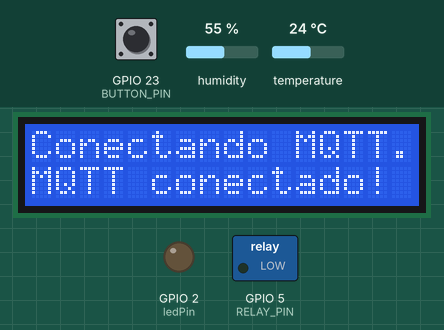
Simulated run of this sketch. Board: ESP32. Shown: 16×2 character LCD, switched loads named in the sketch (green lamp = pin HIGH), output pins drawn as LEDs (lit = HIGH). The test bench sets the inputs (shaded band); at power-on: temperature 24 °C, GPIO 23 (BUTTON_PIN) HIGH, humidity 55 %. WiFi joins after 1.5 s; servers stay silent unless stated; no MQTT or app messages arrive unless stated; what the sketch prints to the serial monitor is not drawn.

Above: at 5.3 s.
5.4 s: temperature set to 21 °C
At 7.0 s:
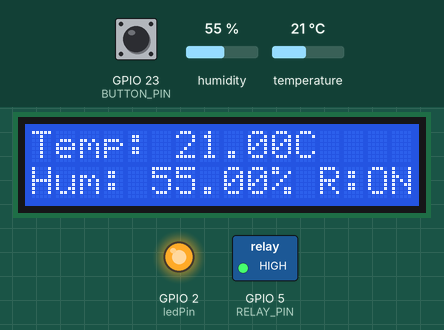
7.7 s: temperature set to 18 °C
At 8.6 s:
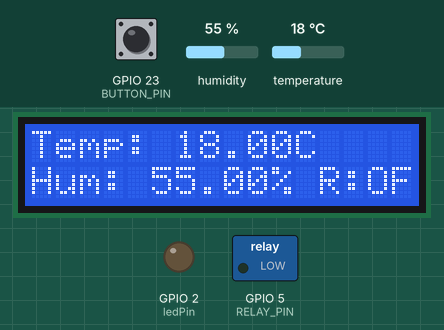
9.8 s: GPIO 23 (BUTTON_PIN) pulled LOW for 1 s
At 11.9 s:
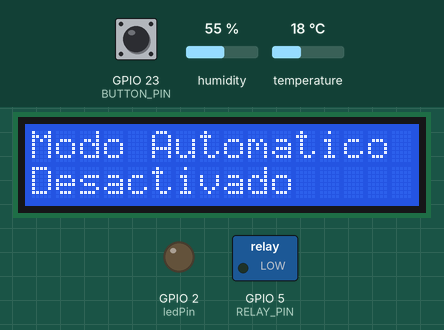
16.5 s: GPIO 23 (BUTTON_PIN) pulled LOW for 3.2 s
At 18.9 s:
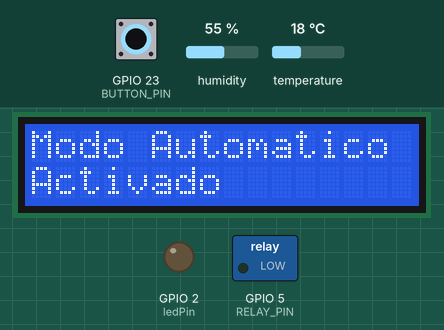
23.1 s: humidity set to 22 %
At 25.8 s:
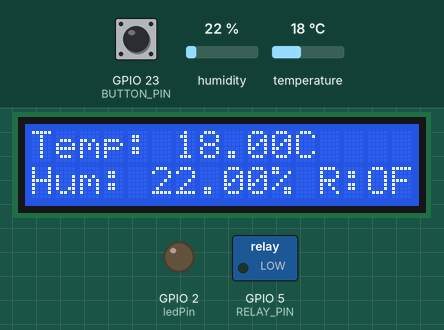
26.5 s: humidity set to 40 %
At 28.1 s:
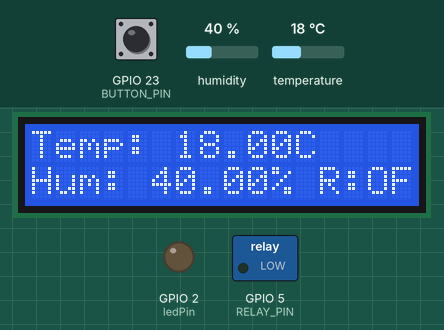
Timing chart, 0 to 29.6 s (numbered marks = the images above; inputs shaded):
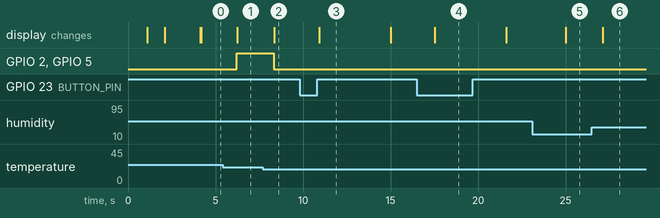

Measured:
- the behaviour switches between 20 and 19 °C on temperature (found by bisection; images 1 and 2)
- after the input at 5.4 s, the display: changes after 0.86 s (image 1)
- after the input at 7.7 s, GPIO 2 (ledPin), GPIO 5 (RELAY_PIN): HIGH → LOW after 0.62 s; the display: changes after 0.66 s (image 2)
- after the input at 9.8 s, the display: changes after 1.1 s (image 3)
- after the input at 16.5 s, the display: changes after 1.0 s (image 4)
- after the input at 23.1 s, the display: changes after 1.9 s (image 5)
- after the input at 26.5 s, the display: changes after 0.63 s (image 6)

The sketch:

main.ino
```cpp
#include <Wire.h>
#include <LiquidCrystal_PCF8574.h>
#include <WiFi.h>
#include <PubSubClient.h>
#include <DHT.h>
#include <ArduinoJson.h>
#include <OneButton.h>

// Configuración Wi-Fi
const char* ssid = "Leyton";
const char* password = "Surirancho2734";

// Configuración MQTT
const char* mqtt_server = "192.168.100.171";
const char* topic = "sensor/data";

// Configuración del DHT11
#define DHTPIN 15
#define DHTTYPE DHT11
DHT dht(DHTPIN, DHTTYPE);

// Configuración del relé
#define RELAY_PIN 5

// Configuración del LED integrado
const int ledPin = 2;

// Configuración LCD
#define LCD_I2C_ADDRESS 0x27
#define LCD_COLUMNS 16
#define LCD_ROWS 2
LiquidCrystal_PCF8574 lcd(LCD_I2C_ADDRESS);

// Configuración del botón
#define BUTTON_PIN 23
OneButton button(BUTTON_PIN, true);  // Configuración del botón (true: lógica invertida)

// WiFi y MQTT
WiFiClient espClient;
PubSubClient client(espClient);

// Variables de estado
bool relayState = false;
bool temperatureControlEnabled = true;
bool autoDisplayActive = false;  // Para controlar el mensaje temporal en la pantalla
unsigned long autoDisplayTime = 0;

// Función para actualizar el estado del relé y el LED
void updateRelayAndLED() {
  digitalWrite(RELAY_PIN, relayState ? HIGH : LOW);
  digitalWrite(ledPin, relayState ? HIGH : LOW);
  updateLCD();
  logToSerial();
}

// Función para actualizar la pantalla LCD
void updateLCD() {
  if (autoDisplayActive) {
    return;  // No actualizar la pantalla si el mensaje de "Auto" está activo
  }

  lcd.clear();
  lcd.setCursor(0, 0);
  lcd.print("Temp: ");
  lcd.print(dht.readTemperature());
  lcd.print("C");

  lcd.setCursor(0, 1);
  lcd.print("Hum: ");
  lcd.print(dht.readHumidity());
  lcd.print("% R:");
  lcd.print(relayState ? "ON" : "OFF");
}

// Función para mostrar el estado del modo automático
void displayAutoState() {
  lcd.clear();
  lcd.setCursor(0, 0);
  lcd.print("Modo Automatico");
  lcd.setCursor(0, 1);
  lcd.print(temperatureControlEnabled ? "Activado" : "Desactivado");

  autoDisplayActive = true;
  autoDisplayTime = millis();  // Guardar el tiempo de inicio del mensaje
}

// Función para registrar información en el monitor serial
void logToSerial() {
  float temperature = dht.readTemperature();
  float humidity = dht.readHumidity();

  Serial.print("Temperatura: ");
  Serial.print(temperature);
  Serial.print(" °C, Humedad: ");
  Serial.print(humidity);
  Serial.print(" %, Relé: ");
  Serial.println(relayState ? "ON" : "OFF");

  Serial.print("Modo Automático: ");
  Serial.println(temperatureControlEnabled ? "Activado" : "Desactivado");
}

// Función para manejar pulsación corta
void handleClick() {
  if (temperatureControlEnabled) {
    // Si el modo automático está activado, no permitir el cambio de estado del relé
    Serial.println("Pulsación corta: Modo automático activado. No se puede cambiar el estado del relé.");
    return;
  }

  relayState = !relayState;  // Alternar estado del relé
  updateRelayAndLED();
  Serial.println("Pulsación corta: Cambio en estado del relé.");
}

// Función para manejar presión larga
void handleLongPress() {
  temperatureControlEnabled = !temperatureControlEnabled;  // Alternar modo automático
  displayAutoState();  // Mostrar el mensaje temporal
  Serial.println(temperatureControlEnabled ? "Modo automático activado." : "Modo automático desactivado.");
  updateRelayAndLED();
}

// Función para conectarse a Wi-Fi
void setup_wifi() {
  lcd.clear();
  lcd.setCursor(0, 0);
  lcd.print("Conectando WiFi...");
  WiFi.begin(ssid, password);
  while (WiFi.status() != WL_CONNECTED) {
    delay(1000);
    lcd.setCursor(0, 1);
    lcd.print(".");
  }
  lcd.clear();
  lcd.setCursor(0, 0);
  lcd.print("WiFi conectado!");
  delay(2000);
  lcd.clear();
}

// Función para reconectar al broker MQTT
void reconnect() {
  while (!client.connected()) {
    lcd.clear();
    lcd.setCursor(0, 0);
    lcd.print("Conectando MQTT...");
    if (client.connect("ESP32Client")) {
      lcd.setCursor(0, 1);
      lcd.print("MQTT conectado!");
      delay(2000);
    } else {
      lcd.setCursor(0, 1);
      lcd.print("Fallo MQTT!");
      delay(2000);
    }
  }
}

void setup() {
  Serial.begin(115200);

  // Configurar el pin del LED
  pinMode(ledPin, OUTPUT);

  // Configurar pantalla LCD
  lcd.begin(LCD_COLUMNS, LCD_ROWS);
  lcd.setBacklight(255);

  // Configurar Wi-Fi y MQTT
  setup_wifi();
  client.setServer(mqtt_server, 1883);

  // Configurar DHT11 y relé
  dht.begin();
  pinMode(RELAY_PIN, OUTPUT);
  digitalWrite(RELAY_PIN, LOW);

  // Configurar el botón
  button.attachClick(handleClick);           // Pulsación corta
  button.attachLongPressStart(handleLongPress);  // Presión larga
}

void loop() {
  if (!client.connected()) {
    reconnect();
  }
  client.loop();

  // Leer datos del sensor
  float temperature = dht.readTemperature();
  float humidity = dht.readHumidity();

  // Verificar lectura válida
  if (isnan(temperature) || isnan(humidity)) {
    Serial.println("Error leyendo el sensor DHT11.");
    return;
  }

  // Control del relé basado en temperatura si el modo automático está activado
  if (temperatureControlEnabled) {
    relayState = (temperature >= 20.0);
    updateRelayAndLED();
  }

  // Crear mensaje JSON
  StaticJsonDocument<200> jsonDoc;
  jsonDoc["temperature"] = temperature;
  jsonDoc["humidity"] = humidity;
  jsonDoc["relay"] = relayState ? "ON" : "OFF";
  jsonDoc["automatic"] = temperatureControlEnabled ? "Enabled" : "Disabled";

  char buffer[256];
  serializeJson(jsonDoc, buffer);
  client.publish(topic, buffer);

  // Mostrar en el monitor serial
  logToSerial();

  // Procesar eventos del botón
  button.tick();

  // Restaurar pantalla principal después de 4 segundos si el mensaje de "Auto" está activo
  if (autoDisplayActive && millis() - autoDisplayTime >= 4000) {
    autoDisplayActive = false;
    updateLCD();  // Volver a la pantalla principal después de 4 segundos
  }

  delay(100);  // Reducir la frecuencia del loop
}
```
